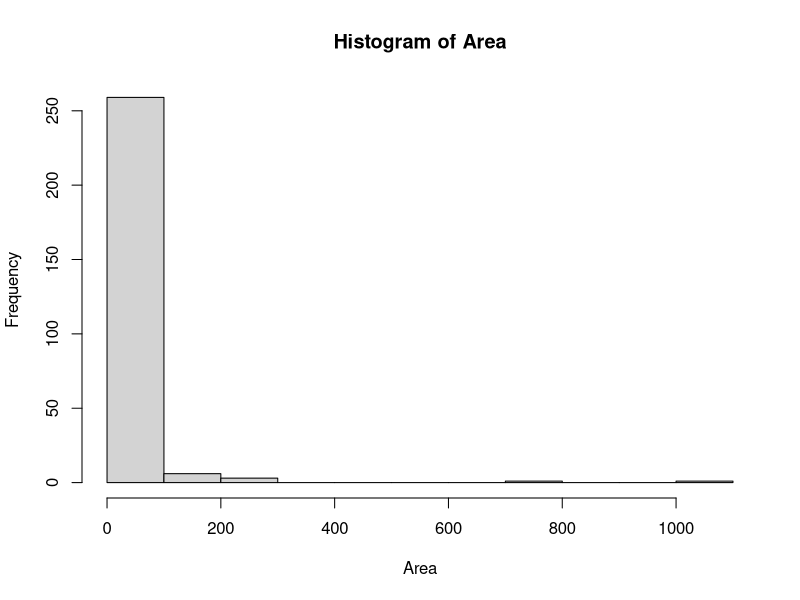
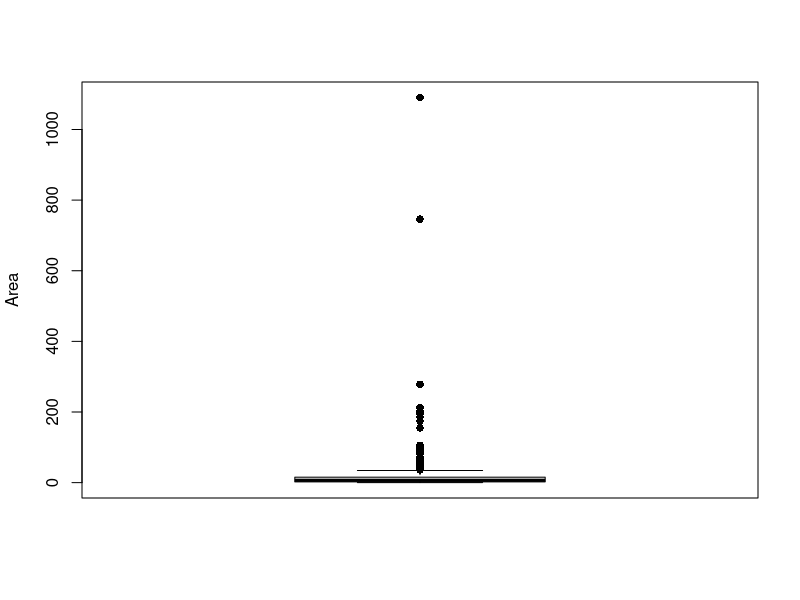
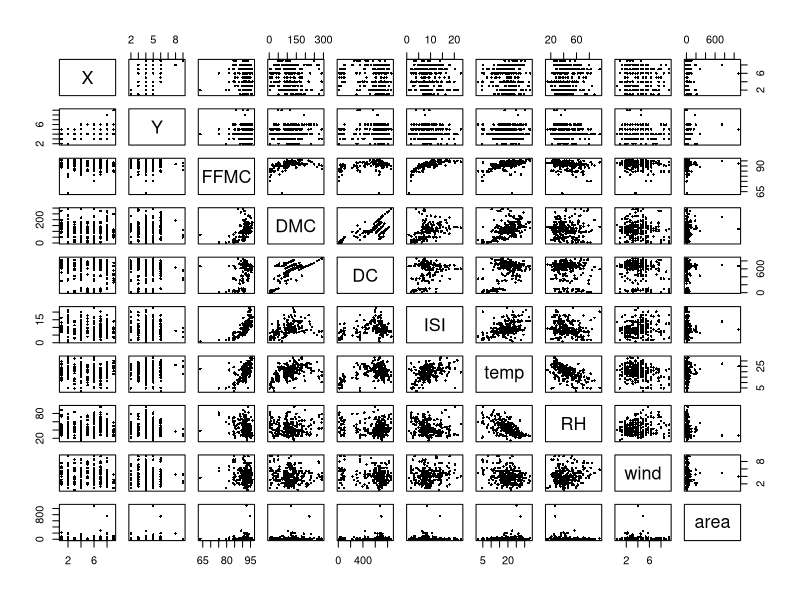
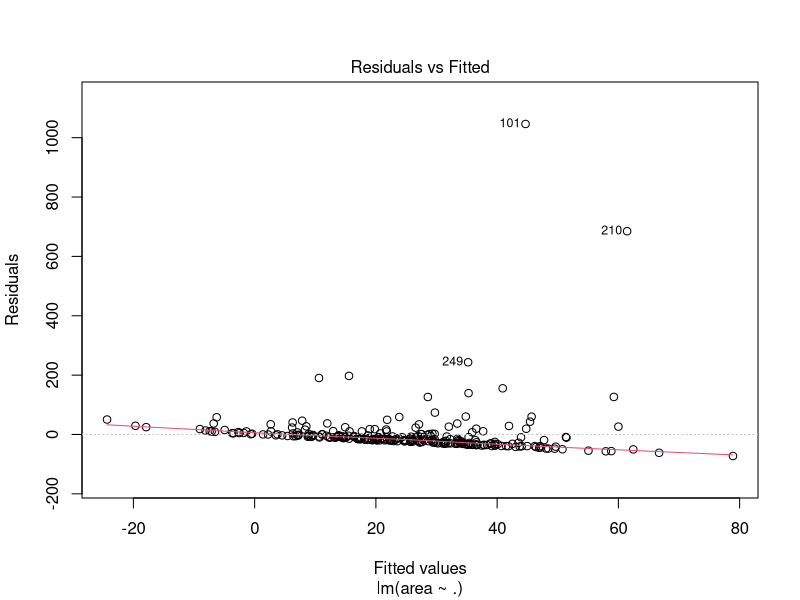
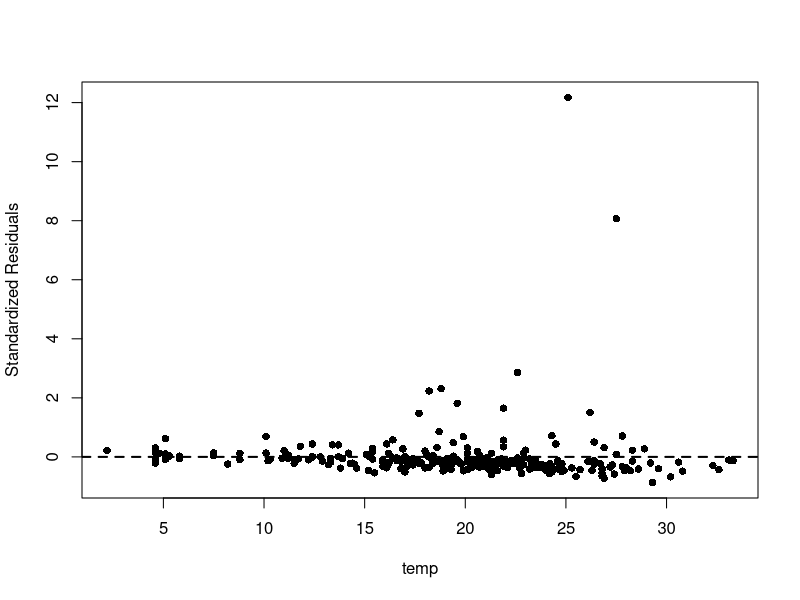
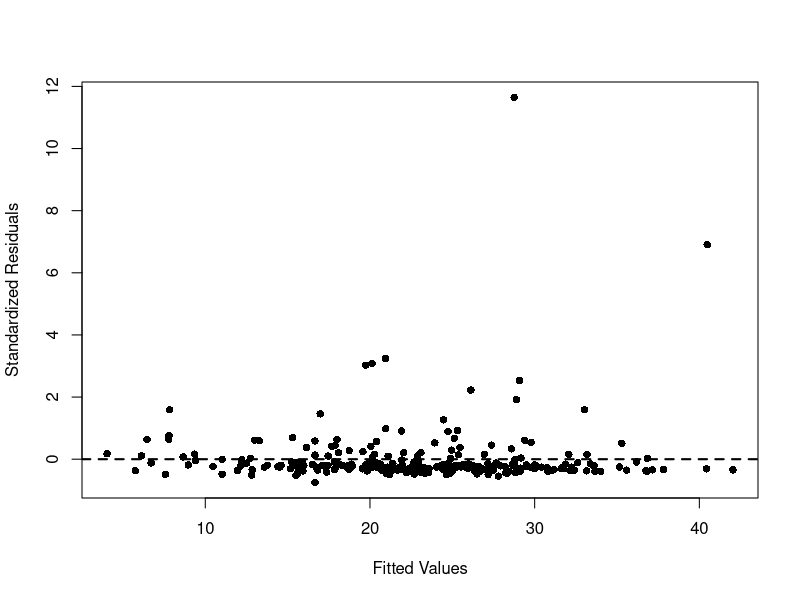

The R script that drew these images, in order: (Note: this script raises an error after producing the figures.)
## ---- chunk 1
knitr::opts_chunk$set(echo = TRUE)
## ---- chunk 2
library(car);library(lmtest);library(sandwich);library(sandwich);library(lmtest)
## ---- chunk 3
## Introduction to Fire Data

df = read.table("fire.txt", header = TRUE)

dim(df)
head(df)
summary(df)
## ---- chunk 4
names(df)
## ---- chunk 5
df$month = factor(df$month)
df$day = factor(df$day)

summary(df)
## ---- chunk 6
df_quant = df[, c("X", "Y", "FFMC", "DMC", "DC", "ISI",
                  "temp", "RH", "wind", "area")]

summary(df_quant)
## ---- chunk 7
Y = df_quant$area

hist(Y, xlab = "Area", main = "Histogram of Area")
boxplot(Y, ylab = "Area", pch = 16)
## ---- chunk 8
plot(df_quant, pch = 16, cex = 0.5)
## ---- chunk 9
ols_model = lm(area ~ ., df_quant)
summary(ols_model)
## ---- chunk 10
Y = df_quant$area
X = model.matrix(ols_model)

n = dim(X)[1]
p = dim(X)[2]

colnames(X)
## ---- chunk 11
beta = solve(crossprod(X), crossprod(X, Y))[,]
print(beta)

beta = ols_model$coefficients
print(beta)

residuals = Y - X %*% beta

sigma = sqrt(mean(residuals^2))
print(sigma)

S = sqrt(sum(residuals^2) / (n - p))
print(S)

S = summary(ols_model)$sigma
print(S)
## ---- chunk 12
## Linear Constraints

R = rbind(c(0, 0, 0, 0, 50, 0, 0, 0, 10, 0),
          c(0, 0, 0, 0, 0, 0, 6, 12, 0, 0))

r = c(3, 3)
k = length(r)

print(colnames(X))
print(R)
print(r)
## ---- chunk 13
## Exact F Test

FT = crossprod(R %*% beta - r,
               solve(R %*% solve(crossprod(X), t(R)),
                     R %*% beta - r))[,] / (k * S^2)

print(FT)

pvalue_F = pf(FT, k, n - p, lower.tail = FALSE)
print(pvalue_F)

## Wald Test

WT = k * FT
print(WT)

pvalue_WT = pchisq(WT, k, lower.tail = FALSE)
print(pvalue_WT)
## ---- chunk 14
plot(ols_model, which = 1)
## ---- chunk 15
# Step 1: residuals
residuals = ols_model$residuals

# Step 2: squared residuals
Y_aux = residuals^2

# Step 3: regress squared residuals on covariates
X = model.matrix(ols_model)
aux_model = lm(Y_aux ~ X[,-1])

# Step 4: compute R^2
R2_aux = summary(aux_model)$r.squared

# Step 5: compute BP statistic
n = length(residuals)
BP_stat = n * R2_aux

# Step 6: p-value
p_value = 1 - pchisq(BP_stat, df = ncol(X) - 1)

print(BP_stat)
print(p_value)
## ---- chunk 16
vcovOLS = summary(ols_model)$sigma^2 * summary(ols_model)$cov.unscaled
print(vcovOLS)

Sigma = diag(residuals^2 / (1 - hatvalues(ols_model))^2)

vcovHC3 = summary(ols_model)$cov.unscaled %*% crossprod(X, Sigma) %*%
  X %*% summary(ols_model)$cov.unscaled

print(vcovHC3)

## ---- chunk 17

SE = cbind(
  OLS = sqrt(diag(vcovOLS)),
  HC3 = sqrt(diag(vcovHC3))
)

print(SE)
## ---- chunk 18
alpha = 0.05

CI_HC3 = cbind(
  beta - qt(1 - alpha / 2, n - p) * sqrt(diag(vcovHC3)),
  beta + qt(1 - alpha / 2, n - p) * sqrt(diag(vcovHC3))
)

colnames(CI_HC3) = colnames(confint(ols_model))
print(CI_HC3)

CI_OLS = confint(ols_model)
print(CI_OLS)
## ---- chunk 19
test = matrix(0, p, 4)
rownames(test) = names(ols_model$coefficients)
colnames(test) = colnames(summary(ols_model)$coefficients)

test[,1] = beta
test[,2] = sqrt(diag(vcovHC3))
test[,3] = test[,1] / test[,2]
test[,4] = 2 * pt(abs(test[,3]), n - p, lower.tail = FALSE)

print(test)

summary(ols_model)
## ---- chunk 20
plot(rstandard(ols_model) ~ temp, df_quant,
     ylab = "Standardized Residuals",
     pch = 16)
abline(h = 0, lty = 2, lwd = 2)
## ---- chunk 21
# IRLS with residual variance modeled as a function of temp

irls_model = ols_model
residuals_irls = irls_model$residuals

w = rep(1, nrow(df_quant))
err = Inf
tol = 1e-10
niter = 0
maxiter = 1e3

while (err > tol & niter < maxiter)
{
  
  aux = lm(log(residuals_irls^2) ~ log(temp), df_quant)
  err = sum(abs(w - exp(-aux$fitted.values))) / sum(w)
  w = exp(-aux$fitted.values)
  WLS = lm(area ~ ., df_quant, weights = w)
  residuals_irls = WLS$residuals
  niter = niter + 1
  
}

summary(aux)
summary(WLS)
## ---- chunk 22
gamma_hat = coef(aux_model)

alpha_0_hat = exp(gamma_hat[1])
alpha_1_hat = gamma_hat[2]

alpha_0_hat
alpha_1_hat

cat(
  paste0(
    "Estimated residual variance equation: sigma_i^2 = ",
    round(alpha_0_hat, 4),
    " * temp_i^",
    round(alpha_1_hat, 4)
  )
)
## ---- chunk 23
ols_summary = summary(ols_model)
irls_summary = summary(irls_model)

compare_ols_irls = data.frame(
  Variable = names(coef(ols_model)),
  OLS_Estimate = coef(ols_model),
  OLS_SE = ols_summary$coefficients[, "Std. Error"],
  OLS_t = ols_summary$coefficients[, "t value"],
  OLS_p_value = ols_summary$coefficients[, "Pr(>|t|)"],
  IRLS_Estimate = coef(irls_model),
  IRLS_SE = irls_summary$coefficients[, "Std. Error"],
  IRLS_t = irls_summary$coefficients[, "t value"],
  IRLS_p_value = irls_summary$coefficients[, "Pr(>|t|)"]
)

print(compare_ols_irls)
## ---- chunk 24
ols_ci = confint(ols_model, level = 0.95)
irls_ci = confint(irls_model, level = 0.95)

print("--- OLS 95% CI ---")
print(ols_ci)

print("--- IRLS/WLS 95% CI ---")
print(irls_ci)
## ---- chunk 25
summary(w)
## ---- chunk 26
plot(WLS$fitted.values, rstandard(WLS),
     xlab = "Fitted Values",
     ylab = "Standardized Residuals",
     pch = 16)
abline(h = 0, lty = 2, lwd = 2)
## ---- chunk 27
## Jackknife

n = nrow(df_quant)
p = length(coef(ols_model))

beta_jack = matrix(0, n, p)

for (i in 1:n)
{
  fit_i = lm(area ~ ., df_quant[-i, ])
  beta_jack[i, ] = coef(fit_i)
}

beta_bar = colMeans(beta_jack)

se_jack = sqrt((n - 1) / n *
  colSums((sweep(beta_jack, 2, beta_bar, "-"))^2))

print(se_jack)

## Bootstrap

set.seed(0)
B = 1000

beta_boot = matrix(0, B, p)

for (b in 1:B)
{
  idx = sample(1:n, n, replace = TRUE)
  fit_b = lm(area ~ ., df_quant[idx, ])
  beta_boot[b, ] = coef(fit_b)
}

se_boot = apply(beta_boot, 2, sd)

print(se_boot)
## ---- chunk 28

alpha = 0.05
beta_hat = coef(ols_model)


CI_normal = cbind(
  beta_hat - qnorm(1 - alpha/2) * se_boot,
  beta_hat + qnorm(1 - alpha/2) * se_boot
)


CI_percentile = apply(beta_boot, 2, quantile, probs = c(alpha/2, 1 - alpha/2))
CI_percentile = t(CI_percentile)


CI_pivot = cbind(
  2 * beta_hat - CI_percentile[,2],
  2 * beta_hat - CI_percentile[,1]
)


var_names = names(beta_hat)

final_table = data.frame(
  Variable = var_names,
  OLS_SE = se_ols,
  Jackknife_SE = se_jack,
  Bootstrap_SE = se_boot,
  Normal_L = CI_normal[,1],
  Normal_U = CI_normal[,2],
  Percentile_L = CI_percentile[,1],
  Percentile_U = CI_percentile[,2],
  Pivot_L = CI_pivot[,1],
  Pivot_U = CI_pivot[,2]
)


final_table[,-1] = round(final_table[,-1], 3)

print(final_table)
## ---- chunk 29
### Permutation test of full model and wind

set.seed(0)
alpha = 0.05
B = 10000

Y = df_quant$area
X = model.matrix(ols_model)
n = dim(X)[1]
p = dim(X)[2] - 1
## ---- chunk 30
## Permutation F test: overall model significance

f_observed = summary(ols_model)$fstatistic[1]
df_f1 = summary(ols_model)$fstatistic[2]
df_f2 = summary(ols_model)$fstatistic[3]

p_val_F_theory = pf(f_observed, df_f1, df_f2, lower.tail = FALSE)

f_permuted = numeric(B)

for (i in 1:B)
{
  perm_y = sample(Y)
  perm_model = lm(perm_y ~ ., data = df_quant[, names(df_quant) != "area"])
  f_permuted[i] = summary(perm_model)$fstatistic[1]
}

p_val_F_perm = (1 + sum(f_permuted >= f_observed)) / (1 + B)

print(f_observed)
print(p_val_F_theory)
print(p_val_F_perm)
## ---- chunk 31
## Plot for permutation F test

hist(f_permuted, "FD", freq = FALSE, main = NA,
     xlab = "Permutation F Test Statistics",
     ylab = "Density")

curve(df(x, df_f1, df_f2), add = TRUE, lty = 2, lwd = 4)

abline(v = qf(1 - alpha, df_f1, df_f2), col = 2, lty = 2, lwd = 4)
abline(v = quantile(f_permuted, 1 - alpha), col = 4, lty = 2, lwd = 4)
abline(v = f_observed, col = 7, lty = 2, lwd = 4)

legend("topright",
       c("Theoretical Distribution", "Theoretical Quantile",
         "Empirical Quantile", "Observed Statistic"),
       col = c(1, 2, 4, 7),
       lty = rep(2, 4),
       lwd = rep(4, 4))
## ---- chunk 32
## Permutation t test for wind

model_reduced = lm(area ~ . - wind, data = df_quant)

fitted_reduced = model_reduced$fitted.values
res_reduced = model_reduced$residuals

t_observed = summary(ols_model)$coefficients["wind", "t value"]
df_t = summary(ols_model)$df[2]

p_val_t_theory = 2 * pt(abs(t_observed), df_t, lower.tail = FALSE)

t_permuted = numeric(B)

for (i in 1:B)
{
  res_star = sample(res_reduced)
  y_star = fitted_reduced + res_star
  
  temp_data = df_quant
  temp_data$area = y_star
  
  model_star = lm(area ~ ., data = temp_data)
  t_permuted[i] = summary(model_star)$coefficients["wind", "t value"]
}

p_val_t_perm = (1 + sum(abs(t_permuted) >= abs(t_observed))) / (1 + B)

print(t_observed)
print(p_val_t_theory)
print(p_val_t_perm)
## ---- chunk 33
## Plot for permutation t test

hist(t_permuted, "FD", freq = FALSE, main = NA,
     xlab = "Permutation t Test Statistics (Wind)",
     ylab = "Density")

curve(dt(x, df_t), add = TRUE, lty = 2, lwd = 4)

abline(v = qt(c(alpha / 2, 1 - alpha / 2), df_t),
       col = 2, lty = 2, lwd = 4)

abline(v = quantile(t_permuted, c(alpha / 2, 1 - alpha / 2)),
       col = 4, lty = 2, lwd = 4)

abline(v = c(t_observed, -t_observed),
       col = 7, lty = 2, lwd = 4)

legend("topright",
       c("Theoretical Distribution", "Theoretical Quantile",
         "Empirical Quantile", "Observed Statistic"),
       col = c(1, 2, 4, 7),
       lty = rep(2, 4),
       lwd = rep(4, 4))
## ---- chunk 34
## Summary table

perm_table = data.frame(
  Test = c("Overall F test", "wind t test"),
  Observed_Statistic = c(f_observed, t_observed),
  Theoretical_P_Value = c(p_val_F_theory, p_val_t_theory),
  Permutation_P_Value = c(p_val_F_perm, p_val_t_perm)
)

print(perm_table)
## ---- chunk 35
library(MASS)

df_quant_clean <- subset(df, select = -c(month, day))

bc_model <- lm(area ~ X + Y + FFMC + DMC + DC + ISI + temp + RH + wind,
               data = df_quant_clean)

bc <- boxcox(bc_model,
             lambda = seq(-2, 2, by = 0.01),
             plotit = TRUE)

best_lambda <- bc$x[which.max(bc$y)]
print(best_lambda)
## ---- chunk 36
df_quant$trans_area = log(df_quant$area)
hist(df_quant$trans_area)
## ---- chunk 37
ols_trans <- lm(trans_area ~ . - area, data = df_quant)
summary(ols_trans)
plot(ols_trans, which = 1)
## ---- chunk 38
df_quant$trans_area = log(df_quant$area)
ols_log = lm(trans_area ~ . - area, data = df_quant)

df_quant$trans_area = log1p(df_quant$area)
ols_log1p = lm(trans_area ~ . - area, data = df_quant)

compare = data.frame(
  model = c("log", "log1p"),
  n = c(nobs(ols_log), nobs(ols_log1p)),
  p = c(length(coef(ols_log)) - 1, length(coef(ols_log1p)) - 1),
  r2 = c(summary(ols_log)$r.squared, summary(ols_log1p)$r.squared),
  adj_r2 = c(summary(ols_log)$adj.r.squared, summary(ols_log1p)$adj.r.squared)
)

compare
## ---- chunk 39

r <- rstandard(ols_trans)

qqnorm(r,
       main = "Normal Q-Q Plot of Standardized Residuals",
       pch = 16)

qqline(r,
       col = "red",
       lwd = 2)
## ---- chunk 40
df$month <- factor(df$month,
                   levels = c("jan", "feb", "mar", "apr", "may", "jun",
                              "jul", "aug", "sep", "oct", "nov", "dec"),
                   ordered = TRUE)

df$day <- factor(df$day,
                 levels = c("mon", "tue", "wed", "thu", "fri", "sat", "sun"),
                 ordered = TRUE)

num_vars <- names(df)[sapply(df, is.numeric)]
cat_vars <- names(df)[!sapply(df, is.numeric)]
## ---- chunk 41
par(mfrow = c(3, 4), mar = c(4, 4, 3, 1))

for (v in num_vars) {
  hist(df[[v]],
       main = v,
       xlab = v,
       col = "lightgray",
       border = "black")
}
## ---- chunk 42
par(mfrow = c(1, length(cat_vars)), mar = c(6, 4, 3, 1))

for (v in cat_vars) {
  barplot(table(df[[v]]),
          main = v,
          ylab = "Frequency",
          col = "lightgray",
          border = "black",
          las = 2)
}
## ---- chunk 43
df = read.table("fire.txt", header = TRUE)

df_trans = df

df_trans$month = factor(df_trans$month)
df_trans$day = factor(df_trans$day)
df_trans$log_area = log(df_trans$area)

## ---- chunk 44
df_inter = df_trans[, c(
  "log_area", "day", "month",
  "X", "Y", "FFMC", "DMC", "DC", "ISI", "temp", "RH", "wind"
)]

summary(df_inter)
## ---- chunk 45
fit_day_inter = lm(
  log_area ~ day * (X + Y + FFMC + DMC + DC + ISI + temp + RH + wind),
  data = df_inter
)

summary(fit_day_inter)
anova(fit_day_inter)
## ---- chunk 46
fit_day_inter = update(fit_day_inter, . ~ . - day:FFMC)
anova(fit_day_inter)
## ---- chunk 47
fit_day_inter = update(fit_day_inter, . ~ . - day:temp)
anova(fit_day_inter)
## ---- chunk 48
fit_day_inter = update(fit_day_inter, . ~ . - temp)
anova(fit_day_inter)
## ---- chunk 49
fit_day_inter = update(fit_day_inter, . ~ . - day:RH)
anova(fit_day_inter)
## ---- chunk 50
fit_day_inter = update(fit_day_inter, . ~ . - FFMC)
anova(fit_day_inter)
## ---- chunk 51
fit_day_inter = update(fit_day_inter, . ~ . - day:DC)
anova(fit_day_inter)
## ---- chunk 52
fit_day_inter = update(fit_day_inter, . ~ . - day:wind)
anova(fit_day_inter)
## ---- chunk 53
fit_day_inter = update(fit_day_inter, . ~ . - DC)
anova(fit_day_inter)
## ---- chunk 54
fit_day_inter = update(fit_day_inter, . ~ . - day:Y)
anova(fit_day_inter)
## ---- chunk 55
fit_day_inter = update(fit_day_inter, . ~ . - Y)
anova(fit_day_inter)
## ---- chunk 56
fit_day_inter = update(fit_day_inter, . ~ . - day:X)
anova(fit_day_inter)
## ---- chunk 57
fit_day_inter = update(fit_day_inter, . ~ . - X)
anova(fit_day_inter)
## ---- chunk 58
fit_day_inter = update(fit_day_inter, . ~ . - day:ISI)
anova(fit_day_inter)
## ---- chunk 59
fit_day_inter = update(fit_day_inter, . ~ . - RH)
anova(fit_day_inter)
## ---- chunk 60
fit_day_inter = update(fit_day_inter, . ~ . - wind)
anova(fit_day_inter)
